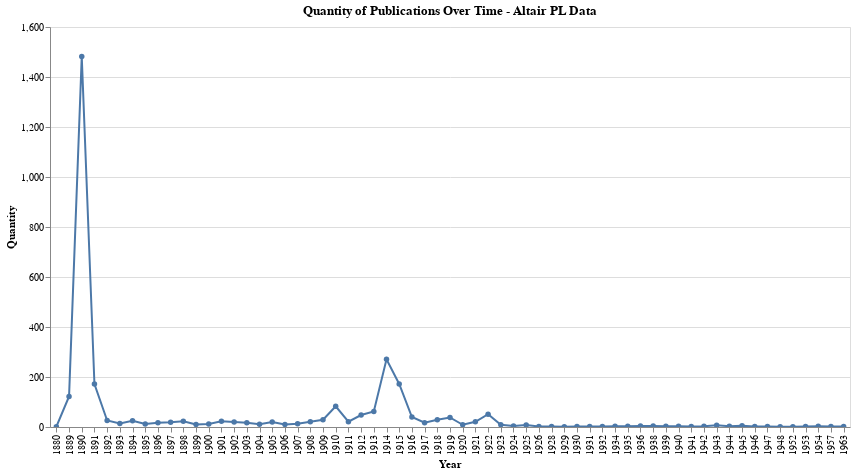

Notebook source saved alongside this figure:
### Code cell
import pandas as pd
import altair as alt

# Load the data
pl_data_df = pd.read_csv('../chroniclingamerica_csv/pl_data.csv')

# Ensure the 'Date' column is in datetime format
pl_data_df['Date'] = pd.to_datetime(pl_data_df['date'])

# Group by year and count the number of publications
pl_data_df['Year'] = pl_data_df['Date'].dt.year
publications_per_year = pl_data_df.groupby('Year').size().reset_index(name='Quantity')

# Create the Altair chart
chart = alt.Chart(publications_per_year).mark_line(point=True).encode(
    x='Year:O',
    y='Quantity:Q',
    tooltip=['Year', 'Quantity']
).properties(
    title='Quantity of Publications Over Time - Altair PL Data',
    width=800,
    height=400
).interactive()

chart

### Figure 1 — Vega-Lite specification as saved in the notebook (floating-point values rounded to 4 significant figures)
{"config": {"view": {"continuousWidth": 300, "continuousHeight": 300}}, "data": {"name": "data-fb19f86ffbae4a9c0734485a82edf697"}, "mark": {"type": "line", "point": true}, "encoding": {"tooltip": [{"field": "Year", "type": "quantitative"}, {"field": "Quantity", "type": "quantitative"}], "x": {"field": "Year", "type": "ordinal"}, "y": {"field": "Quantity", "type": "quantitative"}}, "height": 400, "params": [{"name": "param_15", "select": {"type": "interval", "encodings": ["x", "y"]}, "bind": "scales"}], "title": "Quantity of Publications Over Time - Altair PL Data", "width": 800, "$schema": "https://vega.github.io/schema/vega-lite/v5.8.0.json", "datasets": {"data-fb19f86ffbae4a9c0734485a82edf697": [{"Year": 1880, "Quantity": 1}, {"Year": 1889, "Quantity": 122}, {"Year": 1890, "Quantity": 1482}, {"Year": 1891, "Quantity": 172}, {"Year": 1892, "Quantity": 26}, {"Year": 1893, "Quantity": 14}, {"Year": 1894, "Quantity": 25}, {"Year": 1895, "Quantity": 12}, {"Year": 1896, "Quantity": 17}, {"Year": 1897, "Quantity": 19}, {"Year": 1898, "Quantity": 23}, {"Year": 1899, "Quantity": 10}, {"Year": 1900, "Quantity": 12}, {"Year": 1901, "Quantity": 23}, {"Year": 1902, "Quantity": 20}, {"Year": 1903, "Quantity": 17}, {"Year": 1904, "Quantity": 11}, {"Year": 1905, "Quantity": 20}, {"Year": 1906, "Quantity": 10}, {"Year": 1907, "Quantity": 13}, {"Year": 1908, "Quantity": 21}, {"Year": 1909, "Quantity": 29}, {"Year": 1910, "Quantity": 83}, {"Year": 1911, "Quantity": 21}, {"Year": 1912, "Quantity": 48}, {"Year": 1913, "Quantity": 62}, {"Year": 1914, "Quantity": 271}, {"Year": 1915, "Quantity": 172}, {"Year": 1916, "Quantity": 40}, {"Year": 1917, "Quantity": 17}, {"Year": 1918, "Quantity": 29}, {"Year": 1919, "Quantity": 38}, {"Year": 1920, "Quantity": 9}, {"Year": 1921, "Quantity": 21}, {"Year": 1922, "Quantity": 51}, {"Year": 1923, "Quantity": 9}, {"Year": 1924, "Quantity": 4}, {"Year": 1925, "Quantity": 8}, {"Year": 1926, "Quantity": 2}, {"Year": 1928, "Quantity": 2}, {"Year": 1929, "Quantity": 1}, {"Year": 1930, "Quantity": 2}, {"Year": 1931, "Quantity": 2}, {"Year": 1932, "Quantity": 2}, {"Year": 1934, "Quantity": 3}, {"Year": 1935, "Quantity": 3}, {"Year": 1936, "Quantity": 4}, {"Year": 1938, "Quantity": 4}, {"Year": 1939, "Quantity": 3}, {"Year": 1940, "Quantity": 3}, {"Year": 1941, "Quantity": 2}, {"Year": 1942, "Quantity": 3}, {"Year": 1943, "Quantity": 7}, {"Year": 1944, "Quantity": 3}, {"Year": 1945, "Quantity": 5}, {"Year": 1946, "Quantity": 2}, {"Year": 1947, "Quantity": 2}, {"Year": 1948, "Quantity": 1}, {"Year": 1952, "Quantity": 1}, {"Year": 1953, "Quantity": 2}, {"Year": 1954, "Quantity": 3}, {"Year": 1957, "Quantity": 2}, {"Year": 1963, "Quantity": 2}]}}
